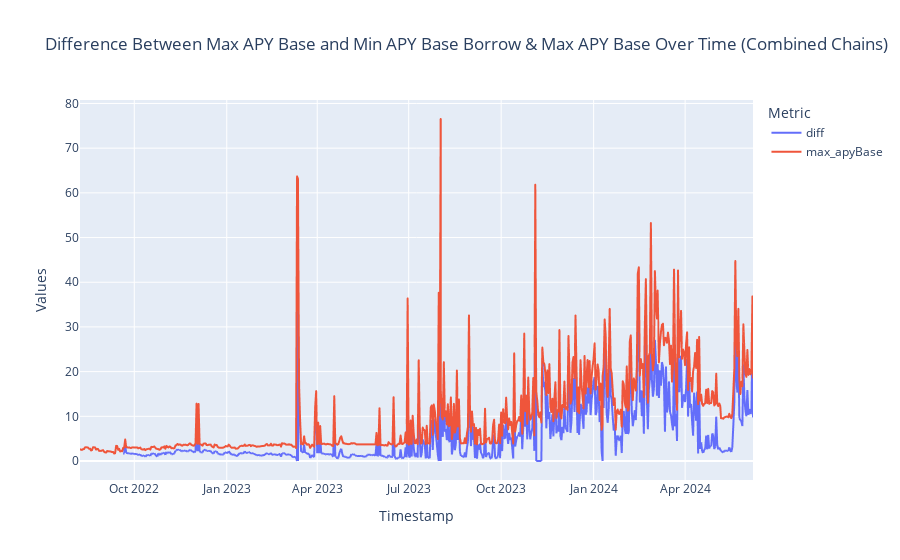

Here is the notebook cell this chart was saved with:
### Code cell
# Ensure the 'timestamp' column is in datetime format
time_series_df['timestamp'] = pd.to_datetime(time_series_df['timestamp'])

# Initialize lists to hold the calculated differences and max apyBase
overall_diff = []
max_apyBase_series = []

# Calculate daily differences across all assets
for date, data in time_series_df.groupby('timestamp'):
    max_apyBase = data.filter(like='apyBase').max(axis=1).values[0]
    min_apyBaseBorrow = data.filter(like='apyBaseBorrow').min(axis=1).values[0]
    overall_diff.append({'timestamp': date, 'diff': max_apyBase - min_apyBaseBorrow})
    max_apyBase_series.append({'timestamp': date, 'max_apyBase': max_apyBase})

# Convert the lists to DataFrames
overall_diff_df = pd.DataFrame(overall_diff)
max_apyBase_df = pd.DataFrame(max_apyBase_series)

# Merge both DataFrames for plotting
merged_df = pd.merge(overall_diff_df, max_apyBase_df, on='timestamp')

# Plot the time series data
fig = px.line(merged_df, x='timestamp', y=['diff', 'max_apyBase'], title='Difference Between Max APY Base and Min APY Base Borrow & Max APY Base Over Time (Combined Chains)')

fig.update_layout(
    xaxis_title='Timestamp',
    yaxis_title='Values',
    legend_title='Metric'
)

fig.show()

### Figure 1 — Plotly figure (JSON) as saved in the notebook; plotly's stock layout.template omitted (floating-point values rounded to 4 significant figures; data arrays with more than 128 entries replaced by an {"elided": "..."} marker saying what was removed)
{"data": [{"hovertemplate": "variable=diff<br>timestamp=%{x}<br>value=%{y}<extra></extra>", "legendgroup": "diff", "line": {"color": "#636efa", "dash": "solid"}, "marker": {"symbol": "circle"}, "mode": "lines", "name": "diff", "showlegend": true, "type": "scattergl", "x": {"elided": "676 str values"}, "xaxis": "x", "y": {"elided": "676 float values"}, "yaxis": "y"}, {"hovertemplate": "variable=max_apyBase<br>timestamp=%{x}<br>value=%{y}<extra></extra>", "legendgroup": "max_apyBase", "line": {"color": "#EF553B", "dash": "solid"}, "marker": {"symbol": "circle"}, "mode": "lines", "name": "max_apyBase", "showlegend": true, "type": "scattergl", "x": {"elided": "676 str values"}, "xaxis": "x", "y": {"elided": "676 float values"}, "yaxis": "y"}], "layout": {"legend": {"title": {"text": "Metric"}, "tracegroupgap": 0}, "title": {"text": "Difference Between Max APY Base and Min APY Base Borrow & Max APY Base Over Time (Combined Chains)"}, "xaxis": {"anchor": "y", "domain": [0, 1], "title": {"text": "Timestamp"}}, "yaxis": {"anchor": "x", "domain": [0, 1], "title": {"text": "Values"}}}}
